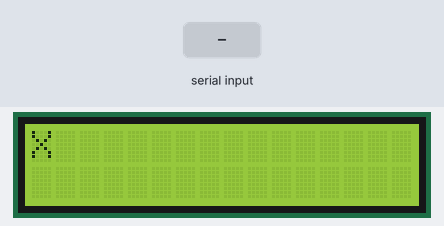
A sketch run on a simulated Arduino Mega 2560, built with avr-gcc and run on an emulated ATmega2560. On the bench: 16×2 character LCD. Inputs (shaded band) come from the test bench.

Above: at 1.2 s.
1.3 s: "1\n" received over the second serial link
At 2.1 s:
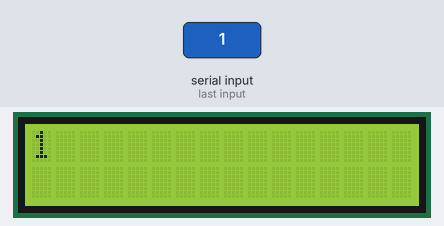
2.8 s: "0\n" received over the second serial link
At 3.2 s:
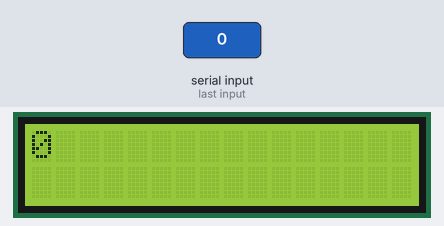
4.3 s: "2\n" received over the second serial link
At 5.6 s:
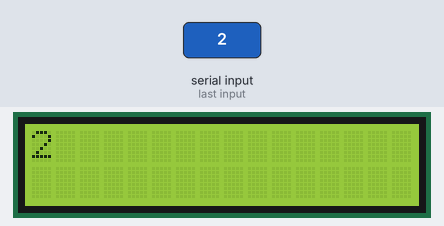
Timing chart, 0 to 7.3 s (numbered marks = the images above; inputs shaded):
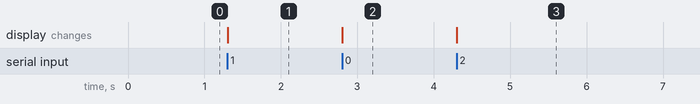

Measured:
- after the input at 1.3 s, the display: changes at once (image 1)
- after the input at 2.8 s, the display: changes at once (image 2)
- after the input at 4.3 s, the display: changes at once (image 3)

The sketch:

lcd.ino
```cpp
#include <LiquidCrystal.h>
#include <SoftwareSerial.h>

SoftwareSerial Serial1(8, 9); // RX = 8, TX = 9

const int rs = 12, en = 11, d4 = 5, d5 = 4, d6 = 3, d7 = 2;
LiquidCrystal lcd(rs, en, d4, d5, d6, d7);

String incomingText = "";

void setup() {
  // put your setup code here, to run once:
  Serial.begin(9600);
  Serial1.begin(9600);
  lcd.begin(16, 2);
  lcd.print("X ");
}

void loop() {
  lcd.setCursor(0, 1);
  char c = Serial1.read();

  if (c == '\n') {  // End of message
    incomingText.trim();         // Remove \r and other trailing whitespace
    lcd.clear();                 // Clear previous content
    lcd.setCursor(0, 0);
    lcd.print(incomingText);     // Print clean message
    incomingText = "";           // Prepare for next message
  }
  else if (isPrintable(c)) {     // Optional: skip junk characters
    incomingText += c;
  }
}
```
